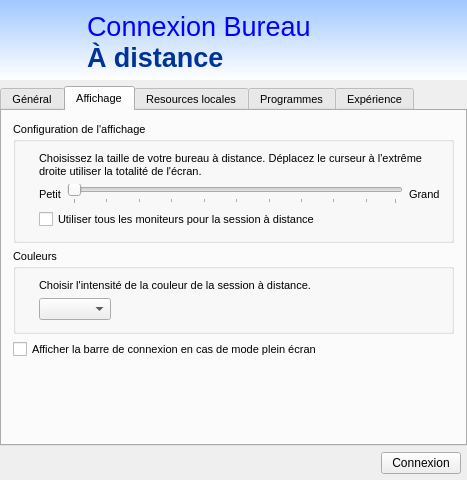
<?xml version="1.0" encoding="UTF-8"?>
<ui version="4.0">
 <class>MainDialog</class>
 <widget class="QDialog" name="MainDialog">
  <property name="geometry">
   <rect>
    <x>0</x>
    <y>0</y>
    <width>467</width>
    <height>480</height>
   </rect>
  </property>
  <property name="windowTitle">
   <string>Connexion Bureau à distance</string>
  </property>
  <layout class="QVBoxLayout" name="verticalLayout">
   <property name="leftMargin">
    <number>0</number>
   </property>
   <property name="topMargin">
    <number>0</number>
   </property>
   <property name="rightMargin">
    <number>0</number>
   </property>
   <property name="bottomMargin">
    <number>0</number>
   </property>
   <item>
    <widget class="QWidget" name="widHeader" native="true">
     <property name="minimumSize">
      <size>
       <width>0</width>
       <height>80</height>
      </size>
     </property>
     <property name="maximumSize">
      <size>
       <width>16777215</width>
       <height>80</height>
      </size>
     </property>
     <property name="styleSheet">
      <string notr="true">#widHeader
{
	background-color: qlineargradient(spread:pad, x1:0, y1:0, x2:0, y2:1, stop:0 rgba(160, 200, 255, 255), stop:1 rgba(255, 255, 255, 255));
}</string>
     </property>
     <layout class="QHBoxLayout" name="horizontalLayout">
      <item>
       <widget class="QLabel" name="widHeaderIcon">
        <property name="maximumSize">
         <size>
          <width>70</width>
          <height>70</height>
         </size>
        </property>
        <property name="text">
         <string/>
        </property>
        <property name="pixmap">
         <pixmap resource="rc.qrc">:/images/icons/Icon_1.ico</pixmap>
        </property>
        <property name="scaledContents">
         <bool>true</bool>
        </property>
       </widget>
      </item>
      <item>
       <widget class="QLabel" name="widHeaderText">
        <property name="text">
         <string>&lt;html&gt;&lt;head/&gt;&lt;body&gt;&lt;p&gt;&lt;span style=&quot; font-size:20pt; color:#0000ff;&quot;&gt;Connexion Bureau&lt;/span&gt;&lt;span style=&quot; font-size:20pt; font-weight:600; color:#003399;&quot;&gt;&lt;br/&gt;À distance&lt;/span&gt;&lt;/p&gt;&lt;/body&gt;&lt;/html&gt;</string>
        </property>
       </widget>
      </item>
     </layout>
    </widget>
   </item>
   <item>
    <widget class="QTabWidget" name="tabWidget">
     <property name="font">
      <font>
       <pointsize>8</pointsize>
      </font>
     </property>
     <property name="currentIndex">
      <number>1</number>
     </property>
     <widget class="QWidget" name="tabGeneral">
      <attribute name="title">
       <string>Général</string>
      </attribute>
      <layout class="QVBoxLayout" name="verticalLayout_2">
       <item>
        <widget class="QGroupBox" name="generalGrpSession">
         <property name="title">
          <string>Paramètres d'ouverture de session</string>
         </property>
         <layout class="QGridLayout" name="gridLayout">
          <item row="1" column="2">
           <widget class="QComboBox" name="lineComputer">
            <property name="editable">
             <bool>true</bool>
            </property>
           </widget>
          </item>
          <item row="1" column="1">
           <widget class="QLabel" name="label_3">
            <property name="sizePolicy">
             <sizepolicy hsizetype="Maximum" vsizetype="Preferred">
              <horstretch>0</horstretch>
              <verstretch>0</verstretch>
             </sizepolicy>
            </property>
            <property name="text">
             <string>Ordinateur:</string>
            </property>
            <property name="buddy">
             <cstring>lineComputer</cstring>
            </property>
           </widget>
          </item>
          <item row="0" column="1" colspan="2">
           <widget class="QLabel" name="label_2">
            <property name="text">
             <string>Entrez le nom de l'ordinateur distant:</string>
            </property>
            <property name="wordWrap">
             <bool>true</bool>
            </property>
           </widget>
          </item>
          <item row="4" column="1" colspan="2">
           <widget class="QCheckBox" name="checkSaveSession">
            <property name="text">
             <string>Me permettre d'enregistrer les informations d'idenfication</string>
            </property>
           </widget>
          </item>
          <item row="0" column="0" rowspan="2">
           <widget class="QLabel" name="label">
            <property name="sizePolicy">
             <sizepolicy hsizetype="Maximum" vsizetype="Preferred">
              <horstretch>0</horstretch>
              <verstretch>0</verstretch>
             </sizepolicy>
            </property>
            <property name="text">
             <string/>
            </property>
            <property name="pixmap">
             <pixmap resource="rc.qrc">:/images/icons/Icon_11.ico</pixmap>
            </property>
            <property name="alignment">
             <set>Qt::AlignLeading|Qt::AlignLeft|Qt::AlignTop</set>
            </property>
           </widget>
          </item>
          <item row="2" column="2">
           <widget class="QLineEdit" name="lineUsername"/>
          </item>
          <item row="2" column="1">
           <widget class="QLabel" name="label_4">
            <property name="text">
             <string>Nom d'utilisateur:</string>
            </property>
            <property name="buddy">
             <cstring>lineUsername</cstring>
            </property>
           </widget>
          </item>
          <item row="3" column="1">
           <widget class="QLabel" name="label_5">
            <property name="text">
             <string>Mot de passe:</string>
            </property>
           </widget>
          </item>
          <item row="3" column="2">
           <widget class="QLineEdit" name="linePassword">
            <property name="echoMode">
             <enum>QLineEdit::Password</enum>
            </property>
           </widget>
          </item>
         </layout>
        </widget>
       </item>
       <item>
        <widget class="QGroupBox" name="groupBox_2">
         <property name="title">
          <string>Paramètres de connexion</string>
         </property>
         <layout class="QGridLayout" name="gridLayout_2">
          <item row="0" column="0" rowspan="2">
           <widget class="QLabel" name="label_6">
            <property name="sizePolicy">
             <sizepolicy hsizetype="Maximum" vsizetype="Preferred">
              <horstretch>0</horstretch>
              <verstretch>0</verstretch>
             </sizepolicy>
            </property>
            <property name="text">
             <string/>
            </property>
            <property name="pixmap">
             <pixmap resource="rc.qrc">:/images/icons/Icon_9.ico</pixmap>
            </property>
            <property name="alignment">
             <set>Qt::AlignLeading|Qt::AlignLeft|Qt::AlignTop</set>
            </property>
           </widget>
          </item>
          <item row="1" column="1">
           <widget class="QPushButton" name="btnSaveSession">
            <property name="text">
             <string>Enregistrer</string>
            </property>
           </widget>
          </item>
          <item row="1" column="2">
           <widget class="QPushButton" name="btnSaveAsSession">
            <property name="text">
             <string>Enregistrer sous...</string>
            </property>
           </widget>
          </item>
          <item row="1" column="3">
           <widget class="QPushButton" name="btnOpenSession">
            <property name="text">
             <string>Ouvrir...</string>
            </property>
           </widget>
          </item>
          <item row="0" column="1" colspan="3">
           <widget class="QLabel" name="label_7">
            <property name="text">
             <string>Enregistrer les paramètres de connexion actuels dans un fichier RDP ou ouvrez une connexion enregistrée.</string>
            </property>
            <property name="wordWrap">
             <bool>true</bool>
            </property>
           </widget>
          </item>
         </layout>
        </widget>
       </item>
       <item>
        <spacer name="verticalSpacer">
         <property name="orientation">
          <enum>Qt::Vertical</enum>
         </property>
         <property name="sizeHint" stdset="0">
          <size>
           <width>20</width>
           <height>40</height>
          </size>
         </property>
        </spacer>
       </item>
      </layout>
     </widget>
     <widget class="QWidget" name="tab_2">
      <attribute name="title">
       <string>Affichage</string>
      </attribute>
      <layout class="QVBoxLayout" name="verticalLayout_3">
       <item>
        <widget class="QGroupBox" name="groupBox">
         <property name="title">
          <string>Configuration de l'affichage</string>
         </property>
         <layout class="QGridLayout" name="gridLayout_3">
          <item row="1" column="1">
           <widget class="QLabel" name="label_10">
            <property name="text">
             <string>Petit</string>
            </property>
           </widget>
          </item>
          <item row="1" column="3">
           <widget class="QLabel" name="label_11">
            <property name="text">
             <string>Grand</string>
            </property>
           </widget>
          </item>
          <item row="1" column="2">
           <widget class="QSlider" name="horizontalSlider">
            <property name="orientation">
             <enum>Qt::Horizontal</enum>
            </property>
            <property name="tickPosition">
             <enum>QSlider::TicksBelow</enum>
            </property>
            <property name="tickInterval">
             <number>10</number>
            </property>
           </widget>
          </item>
          <item row="0" column="1" colspan="3">
           <widget class="QLabel" name="label_9">
            <property name="text">
             <string>Choisissez la taille de votre bureau à distance. Déplacez le curseur à l'extrême droite utiliser la totalité de l'écran.</string>
            </property>
            <property name="wordWrap">
             <bool>true</bool>
            </property>
           </widget>
          </item>
          <item row="0" column="0">
           <widget class="QLabel" name="label_8">
            <property name="sizePolicy">
             <sizepolicy hsizetype="Maximum" vsizetype="Preferred">
              <horstretch>0</horstretch>
              <verstretch>0</verstretch>
             </sizepolicy>
            </property>
            <property name="text">
             <string/>
            </property>
            <property name="pixmap">
             <pixmap resource="rc.qrc">:/images/icons/Icon_6.ico</pixmap>
            </property>
            <property name="alignment">
             <set>Qt::AlignLeading|Qt::AlignLeft|Qt::AlignTop</set>
            </property>
           </widget>
          </item>
          <item row="2" column="1" colspan="3">
           <widget class="QCheckBox" name="checkBox_2">
            <property name="text">
             <string>Utiliser tous les moniteurs pour la session à distance</string>
            </property>
           </widget>
          </item>
         </layout>
        </widget>
       </item>
       <item>
        <widget class="QGroupBox" name="groupBox_3">
         <property name="title">
          <string>Couleurs</string>
         </property>
         <layout class="QGridLayout" name="gridLayout_4">
          <item row="0" column="1">
           <widget class="QLabel" name="label_13">
            <property name="sizePolicy">
             <sizepolicy hsizetype="MinimumExpanding" vsizetype="Preferred">
              <horstretch>0</horstretch>
              <verstretch>0</verstretch>
             </sizepolicy>
            </property>
            <property name="text">
             <string>Choisir l'intensité de la couleur de la session à distance.</string>
            </property>
            <property name="wordWrap">
             <bool>true</bool>
            </property>
           </widget>
          </item>
          <item row="1" column="1">
           <widget class="QComboBox" name="comboBox">
            <property name="sizePolicy">
             <sizepolicy hsizetype="Maximum" vsizetype="Fixed">
              <horstretch>0</horstretch>
              <verstretch>0</verstretch>
             </sizepolicy>
            </property>
           </widget>
          </item>
          <item row="0" column="0" rowspan="2">
           <widget class="QLabel" name="label_12">
            <property name="sizePolicy">
             <sizepolicy hsizetype="Maximum" vsizetype="Preferred">
              <horstretch>0</horstretch>
              <verstretch>0</verstretch>
             </sizepolicy>
            </property>
            <property name="text">
             <string/>
            </property>
            <property name="pixmap">
             <pixmap resource="rc.qrc">:/images/icons/Icon_13.ico</pixmap>
            </property>
            <property name="alignment">
             <set>Qt::AlignLeading|Qt::AlignLeft|Qt::AlignTop</set>
            </property>
           </widget>
          </item>
         </layout>
        </widget>
       </item>
       <item>
        <widget class="QCheckBox" name="checkBox">
         <property name="text">
          <string>Afficher la barre de connexion en cas de mode plein écran</string>
         </property>
        </widget>
       </item>
       <item>
        <spacer name="verticalSpacer_2">
         <property name="orientation">
          <enum>Qt::Vertical</enum>
         </property>
         <property name="sizeHint" stdset="0">
          <size>
           <width>20</width>
           <height>40</height>
          </size>
         </property>
        </spacer>
       </item>
      </layout>
     </widget>
     <widget class="QWidget" name="tab_3">
      <attribute name="title">
       <string>Resources locales</string>
      </attribute>
      <layout class="QVBoxLayout" name="verticalLayout_4">
       <item>
        <widget class="QGroupBox" name="groupBox_4">
         <property name="title">
          <string>Sortie audio de l'ordinateur distant</string>
         </property>
         <layout class="QGridLayout" name="gridLayout_5">
          <item row="0" column="0" rowspan="2">
           <widget class="QLabel" name="label_14">
            <property name="sizePolicy">
             <sizepolicy hsizetype="Maximum" vsizetype="Preferred">
              <horstretch>0</horstretch>
              <verstretch>0</verstretch>
             </sizepolicy>
            </property>
            <property name="text">
             <string/>
            </property>
            <property name="pixmap">
             <pixmap resource="rc.qrc">:/images/icons/Icon_8.ico</pixmap>
            </property>
            <property name="alignment">
             <set>Qt::AlignLeading|Qt::AlignLeft|Qt::AlignTop</set>
            </property>
           </widget>
          </item>
          <item row="0" column="1">
           <widget class="QLabel" name="label_15">
            <property name="sizePolicy">
             <sizepolicy hsizetype="MinimumExpanding" vsizetype="Preferred">
              <horstretch>0</horstretch>
              <verstretch>0</verstretch>
             </sizepolicy>
            </property>
            <property name="text">
             <string>Configurer les paramètres audio de l'ordinateur distant.</string>
            </property>
            <property name="wordWrap">
             <bool>true</bool>
            </property>
           </widget>
          </item>
          <item row="1" column="1">
           <widget class="QPushButton" name="pushButton">
            <property name="sizePolicy">
             <sizepolicy hsizetype="Maximum" vsizetype="Fixed">
              <horstretch>0</horstretch>
              <verstretch>0</verstretch>
             </sizepolicy>
            </property>
            <property name="text">
             <string>Paramètres...</string>
            </property>
           </widget>
          </item>
         </layout>
        </widget>
       </item>
       <item>
        <widget class="QGroupBox" name="groupBox_5">
         <property name="title">
          <string>Clavier</string>
         </property>
         <layout class="QGridLayout" name="gridLayout_6">
          <item row="0" column="0" rowspan="3">
           <widget class="QLabel" name="label_16">
            <property name="sizePolicy">
             <sizepolicy hsizetype="Maximum" vsizetype="Preferred">
              <horstretch>0</horstretch>
              <verstretch>0</verstretch>
             </sizepolicy>
            </property>
            <property name="text">
             <string/>
            </property>
            <property name="pixmap">
             <pixmap resource="rc.qrc">:/images/icons/Icon_7.ico</pixmap>
            </property>
            <property name="alignment">
             <set>Qt::AlignLeading|Qt::AlignLeft|Qt::AlignTop</set>
            </property>
           </widget>
          </item>
          <item row="0" column="1">
           <widget class="QLabel" name="label_17">
            <property name="sizePolicy">
             <sizepolicy hsizetype="MinimumExpanding" vsizetype="Preferred">
              <horstretch>0</horstretch>
              <verstretch>0</verstretch>
             </sizepolicy>
            </property>
            <property name="text">
             <string>Appliquer les combinaisons de touches Windows:</string>
            </property>
            <property name="wordWrap">
             <bool>true</bool>
            </property>
           </widget>
          </item>
          <item row="1" column="1">
           <widget class="QComboBox" name="comboBox_2">
            <property name="sizePolicy">
             <sizepolicy hsizetype="Maximum" vsizetype="Fixed">
              <horstretch>0</horstretch>
              <verstretch>0</verstretch>
             </sizepolicy>
            </property>
           </widget>
          </item>
          <item row="2" column="1">
           <widget class="QLabel" name="label_18">
            <property name="text">
             <string>Exemple: ALT+TAB</string>
            </property>
            <property name="wordWrap">
             <bool>true</bool>
            </property>
           </widget>
          </item>
         </layout>
        </widget>
       </item>
       <item>
        <widget class="QGroupBox" name="groupBox_6">
         <property name="title">
          <string>Ressources et périphériques locaux</string>
         </property>
         <layout class="QGridLayout" name="gridLayout_7">
          <item row="0" column="0" rowspan="3">
           <widget class="QLabel" name="label_19">
            <property name="sizePolicy">
             <sizepolicy hsizetype="Maximum" vsizetype="Preferred">
              <horstretch>0</horstretch>
              <verstretch>0</verstretch>
             </sizepolicy>
            </property>
            <property name="text">
             <string/>
            </property>
            <property name="pixmap">
             <pixmap resource="rc.qrc">:/images/icons/Icon_12.ico</pixmap>
            </property>
            <property name="alignment">
             <set>Qt::AlignLeading|Qt::AlignLeft|Qt::AlignTop</set>
            </property>
           </widget>
          </item>
          <item row="0" column="1" colspan="2">
           <widget class="QLabel" name="label_20">
            <property name="text">
             <string>Choisissez les périphériques et les ressources que vous souhaitez utiliser dans la session à distance.</string>
            </property>
            <property name="wordWrap">
             <bool>true</bool>
            </property>
           </widget>
          </item>
          <item row="1" column="1">
           <widget class="QCheckBox" name="checkBox_3">
            <property name="sizePolicy">
             <sizepolicy hsizetype="MinimumExpanding" vsizetype="Fixed">
              <horstretch>0</horstretch>
              <verstretch>0</verstretch>
             </sizepolicy>
            </property>
            <property name="text">
             <string>Imprimantes</string>
            </property>
           </widget>
          </item>
          <item row="1" column="2">
           <widget class="QCheckBox" name="checkBox_4">
            <property name="sizePolicy">
             <sizepolicy hsizetype="MinimumExpanding" vsizetype="Fixed">
              <horstretch>0</horstretch>
              <verstretch>0</verstretch>
             </sizepolicy>
            </property>
            <property name="text">
             <string>Presse-papiers</string>
            </property>
           </widget>
          </item>
          <item row="2" column="1">
           <widget class="QPushButton" name="pushButton_2">
            <property name="sizePolicy">
             <sizepolicy hsizetype="Maximum" vsizetype="Fixed">
              <horstretch>0</horstretch>
              <verstretch>0</verstretch>
             </sizepolicy>
            </property>
            <property name="text">
             <string>Autres...</string>
            </property>
           </widget>
          </item>
         </layout>
        </widget>
       </item>
      </layout>
     </widget>
     <widget class="QWidget" name="tab_4">
      <attribute name="title">
       <string>Programmes</string>
      </attribute>
      <layout class="QVBoxLayout" name="verticalLayout_5">
       <item>
        <widget class="QGroupBox" name="groupBox_7">
         <property name="title">
          <string>Démarrer un programme</string>
         </property>
         <layout class="QGridLayout" name="gridLayout_8">
          <item row="0" column="0" rowspan="5">
           <widget class="QLabel" name="label_21">
            <property name="text">
             <string/>
            </property>
            <property name="pixmap">
             <pixmap resource="rc.qrc">:/images/icons/Icon_14.ico</pixmap>
            </property>
            <property name="alignment">
             <set>Qt::AlignLeading|Qt::AlignLeft|Qt::AlignTop</set>
            </property>
           </widget>
          </item>
          <item row="0" column="1">
           <widget class="QCheckBox" name="checkBox_5">
            <property name="text">
             <string>Démarrer le programme suivant lors de la connexion:</string>
            </property>
           </widget>
          </item>
          <item row="1" column="1">
           <widget class="QLabel" name="label_22">
            <property name="text">
             <string>Chemin d'accès au programme et nom du fichier:</string>
            </property>
           </widget>
          </item>
          <item row="2" column="1">
           <widget class="QLineEdit" name="lineEdit"/>
          </item>
          <item row="3" column="1">
           <widget class="QLabel" name="label_23">
            <property name="text">
             <string>Démarrer dans le dossier suivant:</string>
            </property>
           </widget>
          </item>
          <item row="4" column="1">
           <widget class="QLineEdit" name="lineEdit_2"/>
          </item>
         </layout>
        </widget>
       </item>
       <item>
        <spacer name="verticalSpacer_3">
         <property name="orientation">
          <enum>Qt::Vertical</enum>
         </property>
         <property name="sizeHint" stdset="0">
          <size>
           <width>20</width>
           <height>40</height>
          </size>
         </property>
        </spacer>
       </item>
      </layout>
     </widget>
     <widget class="QWidget" name="tab_5">
      <attribute name="title">
       <string>Expérience</string>
      </attribute>
      <layout class="QVBoxLayout" name="verticalLayout_6">
       <item>
        <widget class="QGroupBox" name="groupBox_8">
         <property name="title">
          <string>GroupBox</string>
         </property>
         <layout class="QGridLayout" name="gridLayout_9">
          <item row="0" column="0" rowspan="2">
           <widget class="QLabel" name="label_24">
            <property name="sizePolicy">
             <sizepolicy hsizetype="Maximum" vsizetype="Preferred">
              <horstretch>0</horstretch>
              <verstretch>0</verstretch>
             </sizepolicy>
            </property>
            <property name="text">
             <string/>
            </property>
            <property name="pixmap">
             <pixmap resource="rc.qrc">:/images/icons/Icon_10.ico</pixmap>
            </property>
            <property name="alignment">
             <set>Qt::AlignLeading|Qt::AlignLeft|Qt::AlignTop</set>
            </property>
           </widget>
          </item>
          <item row="0" column="1">
           <widget class="QLabel" name="label_25">
            <property name="sizePolicy">
             <sizepolicy hsizetype="MinimumExpanding" vsizetype="Preferred">
              <horstretch>0</horstretch>
              <verstretch>0</verstretch>
             </sizepolicy>
            </property>
            <property name="text">
             <string>Indiquez votre vitesse de connexion pour optimser les performances.</string>
            </property>
            <property name="wordWrap">
             <bool>true</bool>
            </property>
           </widget>
          </item>
          <item row="1" column="1">
           <widget class="QComboBox" name="comboBox_3">
            <property name="sizePolicy">
             <sizepolicy hsizetype="Maximum" vsizetype="Fixed">
              <horstretch>0</horstretch>
              <verstretch>0</verstretch>
             </sizepolicy>
            </property>
           </widget>
          </item>
         </layout>
        </widget>
       </item>
       <item>
        <widget class="QCheckBox" name="checkBox_6">
         <property name="text">
          <string>Mise en cache permanente des bitmaps</string>
         </property>
        </widget>
       </item>
       <item>
        <widget class="QCheckBox" name="checkBox_7">
         <property name="text">
          <string>Rétablir la connexion si elle est interrompue</string>
         </property>
        </widget>
       </item>
       <item>
        <spacer name="verticalSpacer_4">
         <property name="orientation">
          <enum>Qt::Vertical</enum>
         </property>
         <property name="sizeHint" stdset="0">
          <size>
           <width>20</width>
           <height>40</height>
          </size>
         </property>
        </spacer>
       </item>
      </layout>
     </widget>
    </widget>
   </item>
   <item>
    <layout class="QHBoxLayout" name="horizontalLayout_2">
     <property name="topMargin">
      <number>0</number>
     </property>
     <property name="rightMargin">
      <number>6</number>
     </property>
     <property name="bottomMargin">
      <number>6</number>
     </property>
     <item>
      <spacer name="horizontalSpacer">
       <property name="orientation">
        <enum>Qt::Horizontal</enum>
       </property>
       <property name="sizeHint" stdset="0">
        <size>
         <width>40</width>
         <height>20</height>
        </size>
       </property>
      </spacer>
     </item>
     <item>
      <widget class="QPushButton" name="pushButton_4">
       <property name="text">
        <string>Connexion</string>
       </property>
      </widget>
     </item>
    </layout>
   </item>
  </layout>
 </widget>
 <layoutdefault spacing="6" margin="11"/>
 <tabstops>
  <tabstop>tabWidget</tabstop>
  <tabstop>lineComputer</tabstop>
  <tabstop>lineUsername</tabstop>
  <tabstop>linePassword</tabstop>
  <tabstop>checkSaveSession</tabstop>
  <tabstop>btnSaveSession</tabstop>
  <tabstop>btnSaveAsSession</tabstop>
  <tabstop>btnOpenSession</tabstop>
 </tabstops>
 <resources>
  <include location="rc.qrc"/>
 </resources>
 <connections/>
</ui>
